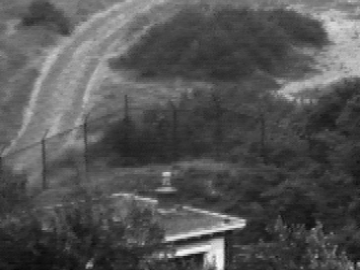
#> input picture dataset/1826v.bmp, 360 x 270 px, found by its file name
$ python practice.py   (Python 2 division)
#> lines starting #> are read from the running program, lines starting #| are printed output that depends on the picture

import cv2
import matplotlib
matplotlib.use('GTKAgg')  # IF you do't use this line cv2.imshow will give you an error
import numpy as np
# [14 lines of commented-out code are left out]
imgVl = cv2.imread('1826v.bmp')
#> imgVl is the input picture: shape (270, 360, 3); min 9, max 252, mean 83.9
imgNir = cv2.imread('1826i.bmp')
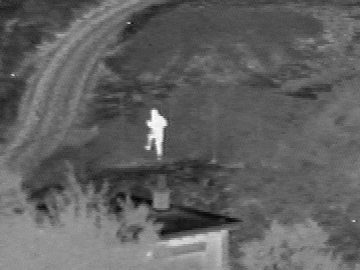
#> input picture dataset/1826i.bmp, 360 x 270 px, found by its file name
#> imgNir is the input picture: shape (270, 360, 3); min 1, max 255, mean 97.1
gImgVl = imgVl.copy()
gpImgVl = [gImgVl]  # gpA
for i in xrange(6):
    gImgVl = cv2.pyrDown(gpImgVl[i])
    gpImgVl.append(gImgVl)
#> this loop made 6 passes
#> pass 2, `gImgVl = cv2.pyrDown(gpImgVl[i])`:
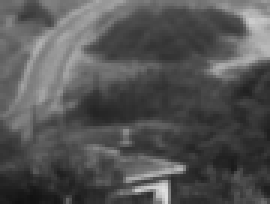
#> gImgVl: shape (68, 90, 3) (shown 3 times larger); min 18, max 224, mean 84.1
#> pass 3, `gImgVl = cv2.pyrDown(gpImgVl[i])`:
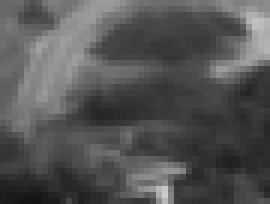
#> gImgVl: shape (34, 45, 3) (shown 6 times larger); min 20, max 204, mean 84.6
#> after the loop, gpImgVl = 7 items
# generating Gaussian pyramid for nir image
gImgNir = imgNir.copy()
gpImgNir = [gImgNir]  # gpB
for i in xrange(6):
    gImgNir = cv2.pyrDown(gpImgNir[i])
    gpImgNir.append(gImgNir)
#> this loop made 6 passes
#> pass 3, `gImgNir = cv2.pyrDown(gpImgNir[i])`:
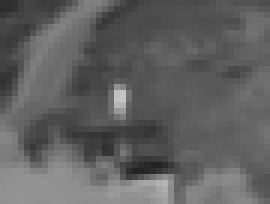
#> gImgNir: shape (34, 45, 3) (shown 6 times larger); min 34, max 199, mean 96.6
#> after the loop, gpImgNir = 7 items
# generate laplacian pyramid for visible image
lpImgVl = [gpImgVl[5]]
for i in xrange(5, 0, -1):
    # GE = cv2.pyrUp(gpImgVl[i])
    size = (gpImgVl[i-1].shape[1], gpImgVl[i-1].shape[0])
    GE = cv2.pyrUp(gpImgVl[i], dstsize=size)
    L = cv2.subtract(gpImgVl[i-1], GE)
    lpImgVl.append(L)
#> after the loop, lpImgVl = 6 items
# generate laplacian pyramid for nir image
lpImgNir = [gpImgNir[5]]
for i in xrange(5, 0, -1):
    size = (gpImgNir[i - 1].shape[1], gpImgNir[i - 1].shape[0])
    GE = cv2.pyrUp(gpImgNir[i], dstsize=size)
    L = cv2.subtract(gpImgNir[i-1], GE)
    lpImgNir.append(L)
#> this loop made 5 passes
#> pass 2, `L = cv2.subtract(gpImgNir[i-1], GE)`:
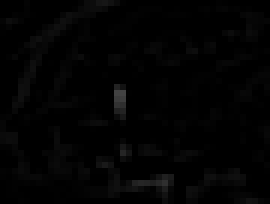
#> L: shape (34, 45, 3) (shown 6 times larger); min 0, max 67, mean 2.8
#> after the loop, lpImgNir = 6 items
# ****** Now add left and right halves of image in each level ******
# the function np.hstack blend and split two images
LS = []
ls = []

for lv, ln in zip(lpImgVl, lpImgNir):
    rows, cols, dpt = lv.shape
    ls = lv
    # [6 lines of commented-out code are left out]
    for k in xrange(dpt):
        for i in xrange(rows):
            for j in xrange(cols):
                if (lv[i][j][k]) < ln[i][j][k]:
                    ls[i][j][k] = ln[i][j][k]

    # print ls
    LS.append(ls)
#> this loop made 6 passes
#> (rows, cols) on passes 1 to 6: (9, 12), (17, 23), (34, 45), (68, 90), (135, 180), (270, 360)
#> after the loop, LS = 6 items
ls_ = LS[0]
for i in xrange(1, 6):
    size = (LS[i].shape[1], LS[i].shape[0])
    ls_ = cv2.pyrUp(ls_, dstsize=size)
    ls_ = cv2.add(ls_, LS[i])
#> this loop made 5 passes
#> pass 3, `ls_ = cv2.add(ls_, LS[i])`:
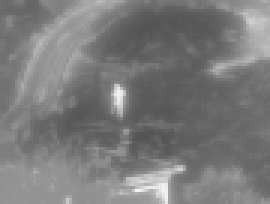
#> ls_: shape (68, 90, 3) (shown 3 times larger); min 82, max 244, mean 122.6
#> after the loop:
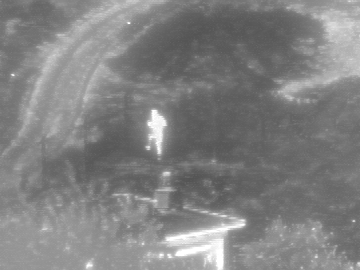
#> ls_: shape (270, 360, 3); min 84, max 255, mean 129.1
print np.shape(ls_)
#| (270, 360, 3)
cv2.imshow('image fused', ls_)
cv2.imshow('image natural', imgVl)
cv2.waitKey(0)
cv2.destroyAllWindows()
